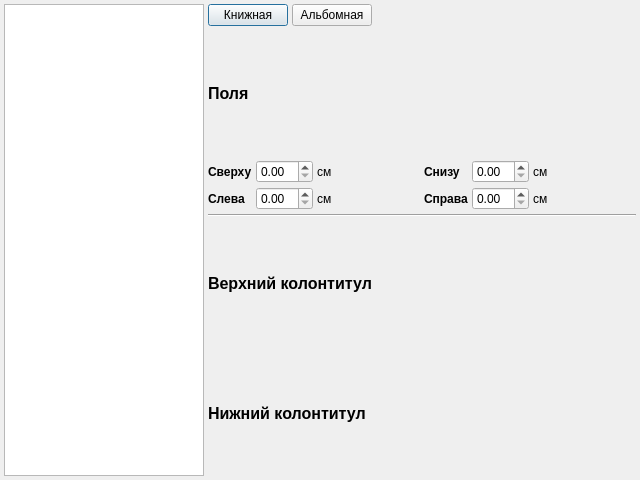
<?xml version="1.0" encoding="UTF-8"?>
<ui version="4.0">
 <class>SectionControlDialog</class>
 <widget class="QDialog" name="SectionControlDialog">
  <property name="geometry">
   <rect>
    <x>0</x>
    <y>0</y>
    <width>640</width>
    <height>480</height>
   </rect>
  </property>
  <property name="windowTitle">
   <string>Управление разделами</string>
  </property>
  <layout class="QHBoxLayout" name="horizontalLayout">
   <property name="spacing">
    <number>4</number>
   </property>
   <property name="margin">
    <number>4</number>
   </property>
   <item>
    <widget class="QListWidget" name="pagesListWidget">
     <property name="maximumSize">
      <size>
       <width>200</width>
       <height>16777215</height>
      </size>
     </property>
     <property name="selectionMode">
      <enum>QAbstractItemView::ExtendedSelection</enum>
     </property>
    </widget>
   </item>
   <item>
    <widget class="QWidget" name="userWidget" native="true">
     <layout class="QVBoxLayout" name="userLayout">
      <property name="spacing">
       <number>4</number>
      </property>
      <property name="margin">
       <number>0</number>
      </property>
      <item>
       <layout class="QHBoxLayout" name="horizontalLayout_2">
        <property name="spacing">
         <number>4</number>
        </property>
        <item>
         <widget class="QPushButton" name="bookButton">
          <property name="text">
           <string>Книжная</string>
          </property>
         </widget>
        </item>
        <item>
         <widget class="QPushButton" name="albumButton">
          <property name="text">
           <string>Альбомная</string>
          </property>
         </widget>
        </item>
        <item>
         <spacer name="horizontalSpacer_2">
          <property name="orientation">
           <enum>Qt::Horizontal</enum>
          </property>
          <property name="sizeHint" stdset="0">
           <size>
            <width>40</width>
            <height>20</height>
           </size>
          </property>
         </spacer>
        </item>
       </layout>
      </item>
      <item>
       <widget class="QLabel" name="limitsLabel">
        <property name="font">
         <font>
          <pointsize>12</pointsize>
          <weight>75</weight>
          <bold>true</bold>
         </font>
        </property>
        <property name="text">
         <string>Поля</string>
        </property>
       </widget>
      </item>
      <item>
       <layout class="QGridLayout" name="gridLayout">
        <property name="spacing">
         <number>4</number>
        </property>
        <item row="0" column="0">
         <widget class="QLabel" name="topLabel">
          <property name="font">
           <font>
            <weight>75</weight>
            <bold>true</bold>
           </font>
          </property>
          <property name="text">
           <string>Сверху</string>
          </property>
         </widget>
        </item>
        <item row="0" column="4">
         <widget class="QLabel" name="bottomLabel">
          <property name="font">
           <font>
            <weight>75</weight>
            <bold>true</bold>
           </font>
          </property>
          <property name="text">
           <string>Снизу</string>
          </property>
         </widget>
        </item>
        <item row="1" column="0">
         <widget class="QLabel" name="leftLabel">
          <property name="font">
           <font>
            <weight>75</weight>
            <bold>true</bold>
           </font>
          </property>
          <property name="text">
           <string>Слева</string>
          </property>
         </widget>
        </item>
        <item row="1" column="4">
         <widget class="QLabel" name="rightLabel">
          <property name="font">
           <font>
            <weight>75</weight>
            <bold>true</bold>
           </font>
          </property>
          <property name="text">
           <string>Справа</string>
          </property>
         </widget>
        </item>
        <item row="0" column="1">
         <widget class="QDoubleSpinBox" name="topSpinBox"/>
        </item>
        <item row="1" column="1">
         <widget class="QDoubleSpinBox" name="leftSpinBox"/>
        </item>
        <item row="0" column="5">
         <widget class="QDoubleSpinBox" name="bottomSpinBox"/>
        </item>
        <item row="1" column="5">
         <widget class="QDoubleSpinBox" name="rightSpinBox"/>
        </item>
        <item row="0" column="2">
         <widget class="QLabel" name="smLabel">
          <property name="text">
           <string>см</string>
          </property>
         </widget>
        </item>
        <item row="1" column="2">
         <widget class="QLabel" name="smLabel_2">
          <property name="text">
           <string>см</string>
          </property>
         </widget>
        </item>
        <item row="0" column="6">
         <widget class="QLabel" name="smLabel_3">
          <property name="text">
           <string>см</string>
          </property>
         </widget>
        </item>
        <item row="1" column="6">
         <widget class="QLabel" name="smLabel_4">
          <property name="text">
           <string>см</string>
          </property>
         </widget>
        </item>
        <item row="0" column="3">
         <spacer name="horizontalSpacer">
          <property name="orientation">
           <enum>Qt::Horizontal</enum>
          </property>
          <property name="sizeHint" stdset="0">
           <size>
            <width>40</width>
            <height>20</height>
           </size>
          </property>
         </spacer>
        </item>
        <item row="1" column="3">
         <spacer name="horizontalSpacer_3">
          <property name="orientation">
           <enum>Qt::Horizontal</enum>
          </property>
          <property name="sizeHint" stdset="0">
           <size>
            <width>40</width>
            <height>20</height>
           </size>
          </property>
         </spacer>
        </item>
        <item row="0" column="7">
         <spacer name="horizontalSpacer_4">
          <property name="orientation">
           <enum>Qt::Horizontal</enum>
          </property>
          <property name="sizeHint" stdset="0">
           <size>
            <width>40</width>
            <height>20</height>
           </size>
          </property>
         </spacer>
        </item>
        <item row="1" column="7">
         <spacer name="horizontalSpacer_5">
          <property name="orientation">
           <enum>Qt::Horizontal</enum>
          </property>
          <property name="sizeHint" stdset="0">
           <size>
            <width>40</width>
            <height>20</height>
           </size>
          </property>
         </spacer>
        </item>
       </layout>
      </item>
      <item>
       <widget class="Line" name="line">
        <property name="orientation">
         <enum>Qt::Horizontal</enum>
        </property>
       </widget>
      </item>
      <item>
       <widget class="QLabel" name="headerLabel">
        <property name="font">
         <font>
          <pointsize>12</pointsize>
          <weight>75</weight>
          <bold>true</bold>
         </font>
        </property>
        <property name="text">
         <string>Верхний колонтитул</string>
        </property>
       </widget>
      </item>
      <item>
       <widget class="QLabel" name="footerLabel">
        <property name="font">
         <font>
          <pointsize>12</pointsize>
          <weight>75</weight>
          <bold>true</bold>
         </font>
        </property>
        <property name="text">
         <string>Нижний колонтитул</string>
        </property>
       </widget>
      </item>
     </layout>
    </widget>
   </item>
  </layout>
 </widget>
 <resources/>
 <connections/>
</ui>
